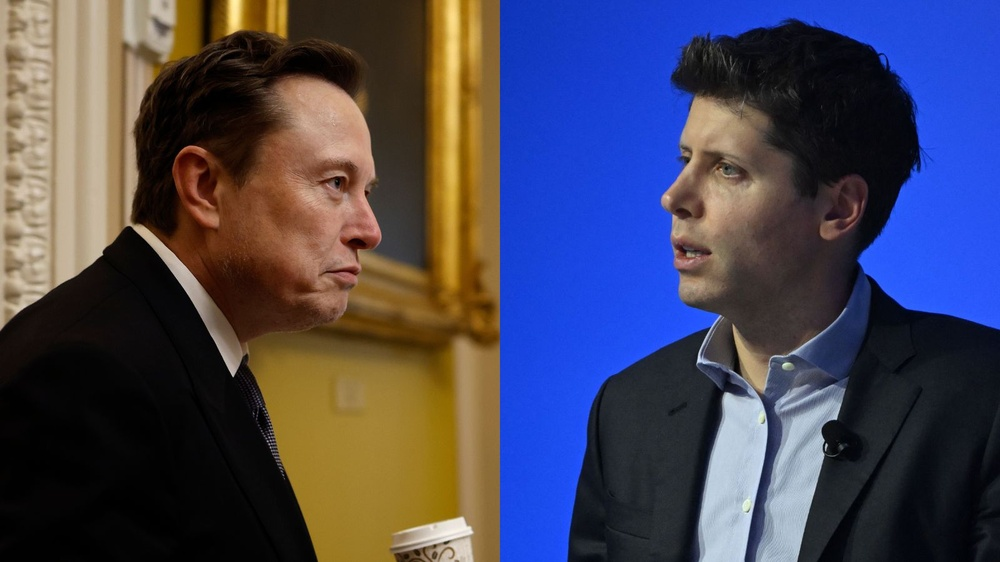
#> input picture Basics/elon-musk-sam-altman.jpg, 1000 x 562 px, shrunk from 1600 x 900 before the run
$ python rotation.py
#> lines starting #> are read from the running program, lines starting #| are printed output that depends on the picture
import cv2

image = cv2.imread('elon-musk-sam-altman.jpg')
#> image is the input picture: shape (562, 1000, 3); mean B, G, R 88.8, 69, 70.4
if image is not None:
     print("Image loaded successfully.")
    # You can add further processing of the image here
     cv2.imshow('Loaded Image', image)
     (h,w) = image.shape[:2]
#> h = 562; w = 1000
     print(f"Image dimensions: {w}x{h}")
#| Image dimensions: 1000x562
     print("Image dimensions displayed successfully.")
     M  = cv2.getRotationMatrix2D((w/2, h/2),45, 1.0)  # Rotate by 45 degrees
     rotated = cv2.warpAffine(image, M, (w, h))
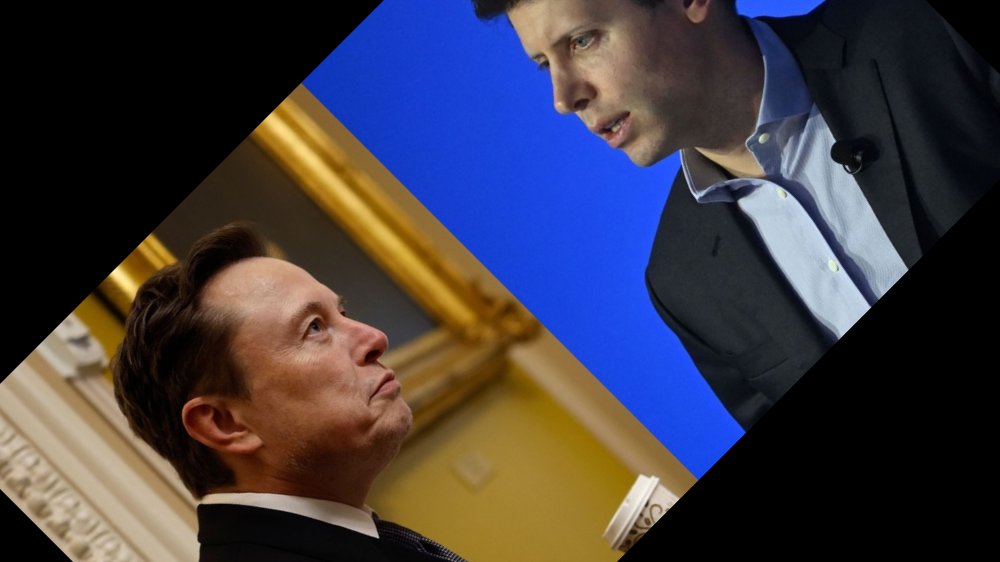
#> rotated: shape (562, 1000, 3); mean B, G, R 67.2, 58.1, 62
     cv2.imshow('Rotated Image', rotated)
     cv2.waitKey(0)
     cv2.destroyAllWindows()
else:
    print("Error: Could not read the image.")
